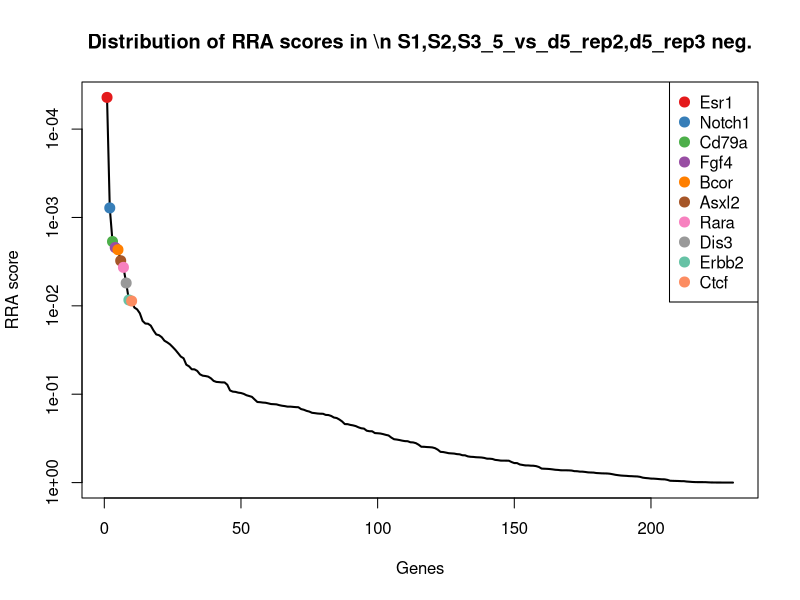
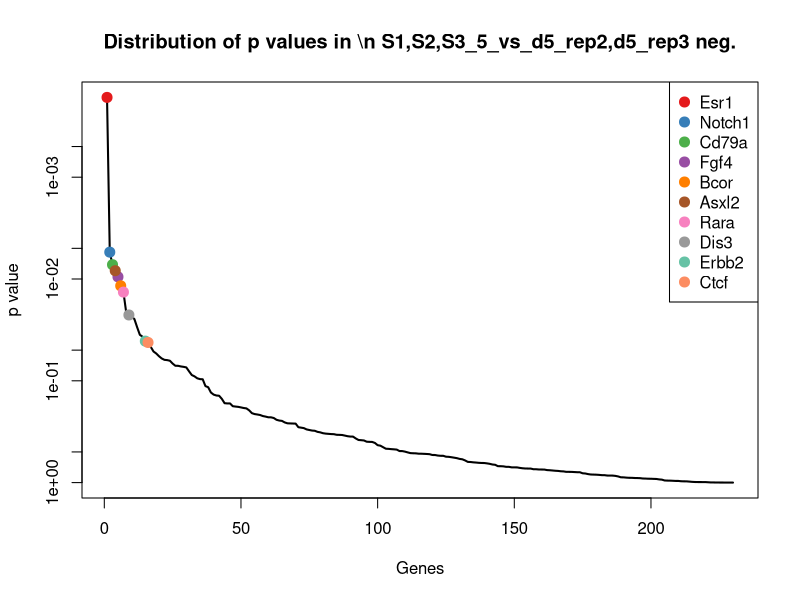
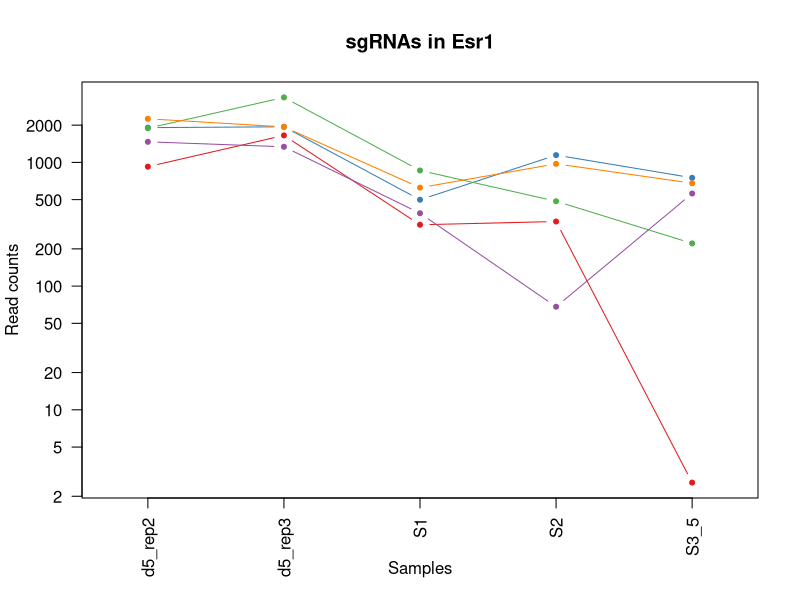
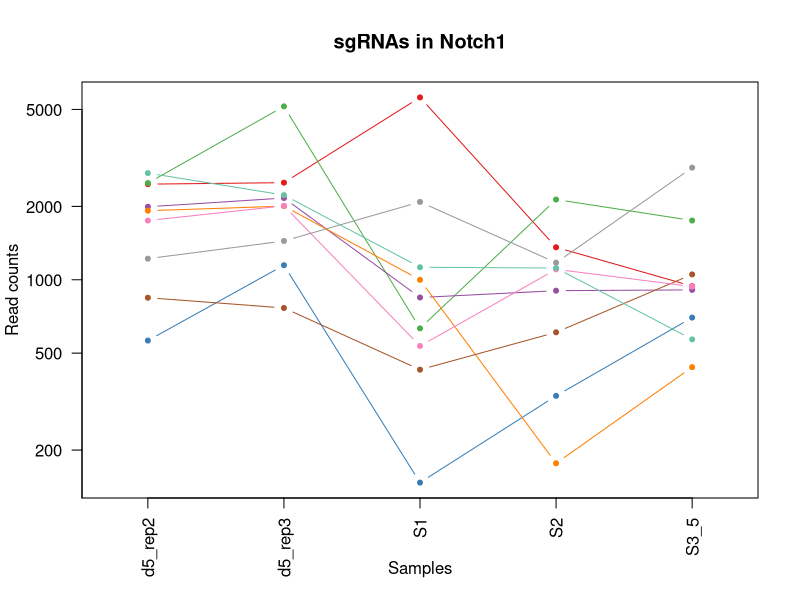
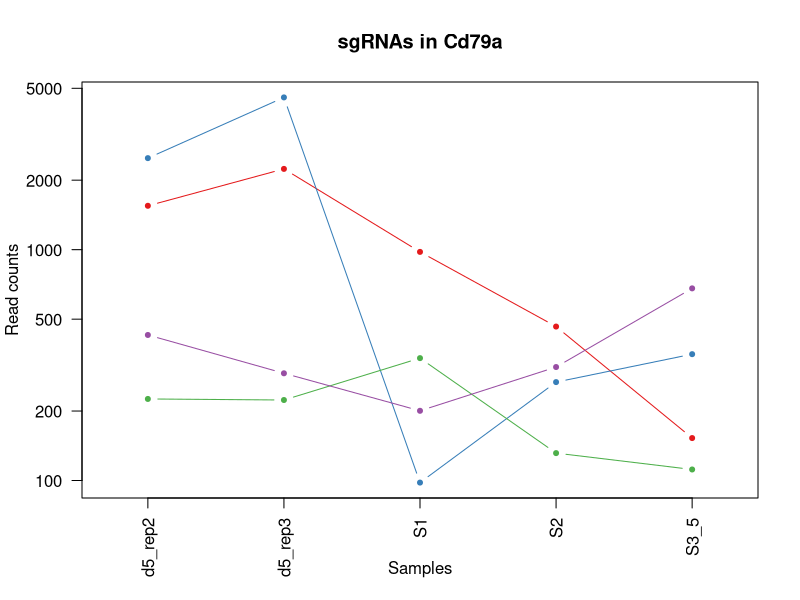
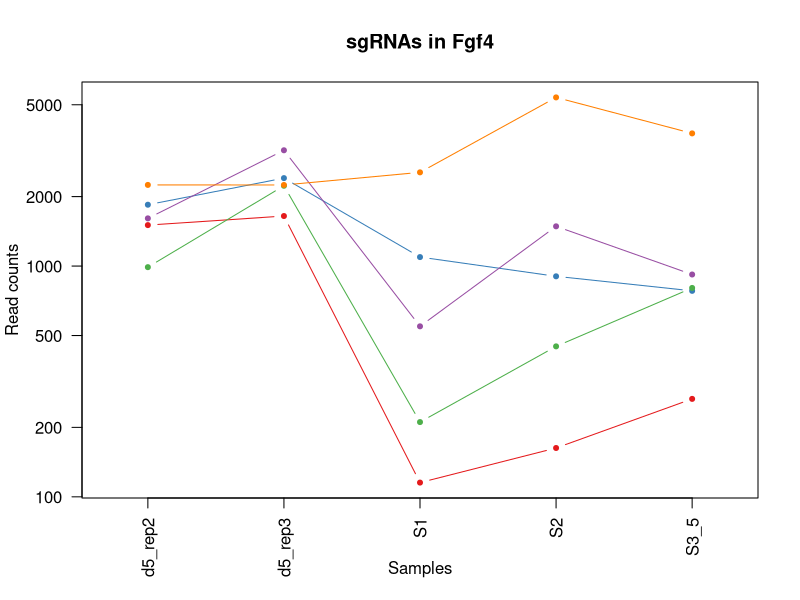
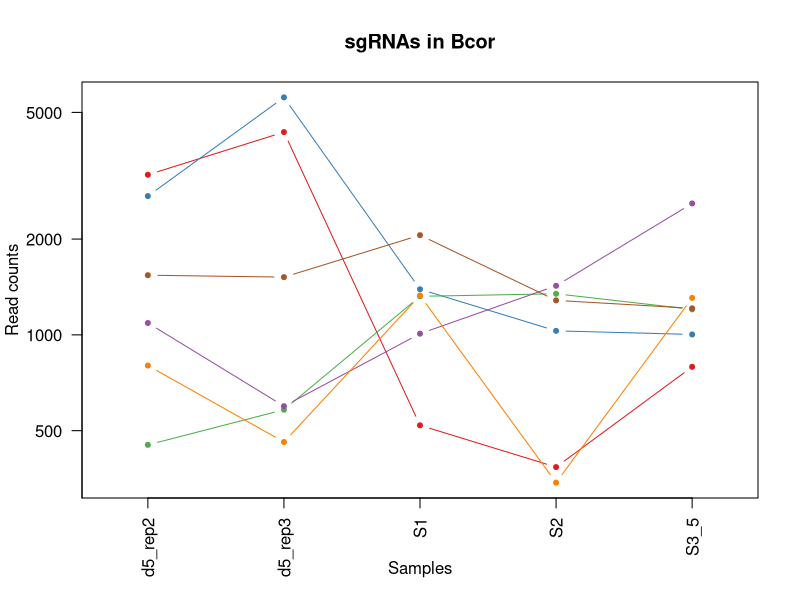
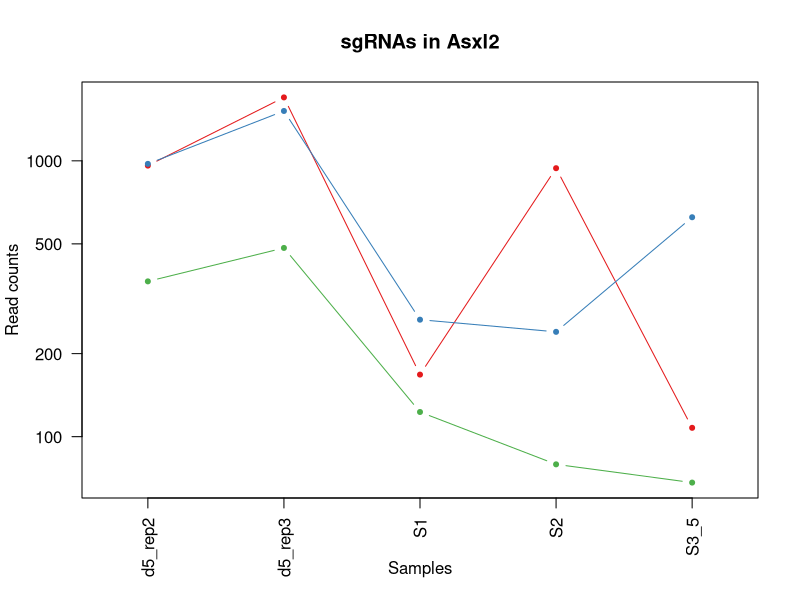

The R source for these figures, in order: (Note: this script raises an error after producing the figures.)
pdf(file='spleen_d5.pdf',width=4.5,height=4.5);
gstable=read.table('spleen_d5.gene_summary.txt',header=T)
# 
#
# parameters
# Do not modify the variables beginning with "__"

# gstablename='__GENE_SUMMARY_FILE__'
startindex=3
# outputfile='__OUTPUT_FILE__'
targetgenelist=c("Esr1","Notch1","Cd79a","Fgf4","Bcor","Asxl2","Rara","Dis3","Erbb2","Ctcf")
# samplelabel=sub('.\\w+.\\w+$','',colnames(gstable)[startindex]);
samplelabel='S1,S2,S3_5_vs_d5_rep2,d5_rep3 neg.'


# You need to write some codes in front of this code:
# gstable=read.table(gstablename,header=T)
# pdf(file=outputfile,width=6,height=6)


# set up color using RColorBrewer
#library(RColorBrewer)
#colors <- brewer.pal(length(targetgenelist), "Set1")

colors=c( "#E41A1C", "#377EB8", "#4DAF4A", "#984EA3", "#FF7F00",  "#A65628", "#F781BF",
          "#999999", "#66C2A5", "#FC8D62", "#8DA0CB", "#E78AC3", "#A6D854", "#FFD92F", "#E5C494", "#B3B3B3", 
          "#8DD3C7", "#FFFFB3", "#BEBADA", "#FB8072", "#80B1D3", "#FDB462", "#B3DE69", "#FCCDE5",
          "#D9D9D9", "#BC80BD", "#CCEBC5", "#FFED6F")

######
# function definition

plotrankedvalues<-function(val, tglist, ...){
  
  plot(val,log='y',ylim=c(max(val),min(val)),type='l',lwd=2, ...)
  if(length(tglist)>0){
    for(i in 1:length(tglist)){
      targetgene=tglist[i];
      tx=which(names(val)==targetgene);ty=val[targetgene];
      points(tx,ty,col=colors[(i %% length(colors)) ],cex=2,pch=20)
      # text(tx+50,ty,targetgene,col=colors[i])
    }
    legend('topright',tglist,pch=20,pt.cex = 2,cex=1,col=colors)
  }
}



plotrandvalues<-function(val,targetgenelist, ...){
  # choose the one with the best distance distribution
  
  mindiffvalue=0;
  randval=val;
  for(i in 1:20){
    randval0=sample(val)
    vindex=sort(which(names(randval0) %in% targetgenelist))
    if(max(vindex)>0.9*length(val)){
      # print('pass...')
      next;
    }
    mindiffind=min(diff(vindex));
    if (mindiffind > mindiffvalue){
      mindiffvalue=mindiffind;
      randval=randval0;
      # print(paste('Diff: ',mindiffvalue))
    }
  }
  plot(randval,log='y',ylim=c(max(randval),min(randval)),pch=20,col='grey', ...)
  
  if(length(targetgenelist)>0){
    for(i in 1:length(targetgenelist)){
      targetgene=targetgenelist[i];
      tx=which(names(randval)==targetgene);ty=randval[targetgene];
      points(tx,ty,col=colors[(i %% length(colors)) ],cex=2,pch=20)
      text(tx+50,ty,targetgene,col=colors[i])
    }
  }
  
}




# set.seed(1235)



pvec=gstable[,startindex]
names(pvec)=gstable[,'id']
pvec=sort(pvec);

plotrankedvalues(pvec,targetgenelist,xlab='Genes',ylab='RRA score',main=paste('Distribution of RRA scores in \\n',samplelabel))

# plotrandvalues(pvec,targetgenelist,xlab='Genes',ylab='RRA score',main=paste('Distribution of RRA scores in \\n',samplelabel))


pvec=gstable[,startindex+1]
names(pvec)=gstable[,'id']
pvec=sort(pvec);

plotrankedvalues(pvec,targetgenelist,xlab='Genes',ylab='p value',main=paste('Distribution of p values in \\n',samplelabel))

# plotrandvalues(pvec,targetgenelist,xlab='Genes',ylab='p value',main=paste('Distribution of p values in \\n',samplelabel))



# you need to write after this code:
# dev.off()






# parameters
# Do not modify the variables beginning with "__"
targetmat=list(c(922.5256658432277,1651.3341860330752,312.2971955873209,331.7023447197511,1.5803118481059382),c(1908.500149315411,1939.1814294700334,497.8751299939772,1143.7147008862498,749.8579719262676),c(1888.357667528441,3350.6429126389767,859.3366290994795,484.07223085755743,220.45350281077836),c(1465.3655500020702,1335.7122085802703,387.0823333332869,67.09291282611224,559.4303942295021),c(2249.915215604553,1934.1314778307885,623.9019361955125,972.5337176943933,677.1636269133945))
targetgene="Esr1"
collabel=c("d5_rep2","d5_rep3","S1","S2","S3_5")

# set up color using RColorBrewer
#library(RColorBrewer)
#colors <- brewer.pal(length(targetgenelist), "Set1")

colors=c( "#E41A1C", "#377EB8", "#4DAF4A", "#984EA3", "#FF7F00",  "#A65628", "#F781BF",
          "#999999", "#66C2A5", "#FC8D62", "#8DA0CB", "#E78AC3", "#A6D854", "#FFD92F", "#E5C494", "#B3B3B3", 
          "#8DD3C7", "#FFFFB3", "#BEBADA", "#FB8072", "#80B1D3", "#FDB462", "#B3DE69", "#FCCDE5",
          "#D9D9D9", "#BC80BD", "#CCEBC5", "#FFED6F")


## code

targetmatvec=unlist(targetmat)+1
yrange=range(targetmatvec[targetmatvec>0]);
# yrange[1]=1; # set the minimum value to 1
for(i in 1:length(targetmat)){
  vali=targetmat[[i]]+1;
  if(i==1){
    plot(1:length(vali),vali,type='b',las=1,pch=20,main=paste('sgRNAs in',targetgene),ylab='Read counts',xlab='Samples',xlim=c(0.7,length(vali)+0.3),ylim = yrange,col=colors[(i %% length(colors))],xaxt='n',log='y')
    axis(1,at=1:length(vali),labels=(collabel),las=2)
    # lines(0:100,rep(1,101),col='black');
  }else{
    lines(1:length(vali),vali,type='b',pch=20,col=colors[(i %% length(colors))])
  }
}




# parameters
# Do not modify the variables beginning with "__"
targetmat=list(c(2467.4540189038294,2502.2510372458373,5601.268326177026,1358.1612073024216,940.2855496230333),c(561.975241856464,1146.3390221085874,146.1080005962854,332.95641785668784,698.4978368628247),c(2492.632121137542,5145.900720390531,630.8264859868057,2133.178405929288,1749.4052158532736),c(1992.0914487313366,2163.9042774164304,844.7950745377639,901.0515488890027,907.8891567368614),c(1919.5785142982445,2004.8308007802168,998.5200799044717,175.57023917113483,436.9562260012919),c(842.9628627846961,765.0676733455991,426.55226714365784,607.5984348458202,1050.907378990449),c(1749.3745431983477,2009.8807524194617,533.8827889087016,1102.3302873673395,937.1249259268213),c(1219.6272722010358,1441.7611930044127,2085.674397137496,1173.81245617273,2884.069122793337),c(2739.377523027925,2224.503697087369,1124.546886106007,1116.1250918736428,568.1221093940848))
targetgene="Notch1"
collabel=c("d5_rep2","d5_rep3","S1","S2","S3_5")

# set up color using RColorBrewer
#library(RColorBrewer)
#colors <- brewer.pal(length(targetgenelist), "Set1")

colors=c( "#E41A1C", "#377EB8", "#4DAF4A", "#984EA3", "#FF7F00",  "#A65628", "#F781BF",
          "#999999", "#66C2A5", "#FC8D62", "#8DA0CB", "#E78AC3", "#A6D854", "#FFD92F", "#E5C494", "#B3B3B3", 
          "#8DD3C7", "#FFFFB3", "#BEBADA", "#FB8072", "#80B1D3", "#FDB462", "#B3DE69", "#FCCDE5",
          "#D9D9D9", "#BC80BD", "#CCEBC5", "#FFED6F")


## code

targetmatvec=unlist(targetmat)+1
yrange=range(targetmatvec[targetmatvec>0]);
# yrange[1]=1; # set the minimum value to 1
for(i in 1:length(targetmat)){
  vali=targetmat[[i]]+1;
  if(i==1){
    plot(1:length(vali),vali,type='b',las=1,pch=20,main=paste('sgRNAs in',targetgene),ylab='Read counts',xlab='Samples',xlim=c(0.7,length(vali)+0.3),ylim = yrange,col=colors[(i %% length(colors))],xaxt='n',log='y')
    axis(1,at=1:length(vali),labels=(collabel),las=2)
    # lines(0:100,rep(1,101),col='black');
  }else{
    lines(1:length(vali),vali,type='b',pch=20,col=colors[(i %% length(colors))])
  }
}




# parameters
# Do not modify the variables beginning with "__"
targetmat=list(c(1547.9497253286472,2237.128576185481,977.0539755514629,463.3800240981023,151.70993741817006),c(2490.617872958845,4565.15628187737,96.94369707810405,265.8635050305756,351.61938620357125),c(224.5886719247159,222.19787212677466,337.91802981510557,130.42360624141443,110.62182936741567),c(426.0134897944163,290.37221925658054,199.4270339892426,309.12902825489095,678.7439387615004))
targetgene="Cd79a"
collabel=c("d5_rep2","d5_rep3","S1","S2","S3_5")

# set up color using RColorBrewer
#library(RColorBrewer)
#colors <- brewer.pal(length(targetgenelist), "Set1")

colors=c( "#E41A1C", "#377EB8", "#4DAF4A", "#984EA3", "#FF7F00",  "#A65628", "#F781BF",
          "#999999", "#66C2A5", "#FC8D62", "#8DA0CB", "#E78AC3", "#A6D854", "#FFD92F", "#E5C494", "#B3B3B3", 
          "#8DD3C7", "#FFFFB3", "#BEBADA", "#FB8072", "#80B1D3", "#FDB462", "#B3DE69", "#FCCDE5",
          "#D9D9D9", "#BC80BD", "#CCEBC5", "#FFED6F")


## code

targetmatvec=unlist(targetmat)+1
yrange=range(targetmatvec[targetmatvec>0]);
# yrange[1]=1; # set the minimum value to 1
for(i in 1:length(targetmat)){
  vali=targetmat[[i]]+1;
  if(i==1){
    plot(1:length(vali),vali,type='b',las=1,pch=20,main=paste('sgRNAs in',targetgene),ylab='Read counts',xlab='Samples',xlim=c(0.7,length(vali)+0.3),ylim = yrange,col=colors[(i %% length(colors))],xaxt='n',log='y')
    axis(1,at=1:length(vali),labels=(collabel),las=2)
    # lines(0:100,rep(1,101),col='black');
  }else{
    lines(1:length(vali),vali,type='b',pch=20,col=colors[(i %% length(colors))])
  }
}




# parameters
# Do not modify the variables beginning with "__"
targetmat=list(c(1503.6362653973133,1646.2842343938303,114.25507155633692,161.77543466483138,264.70223455774465),c(1843.0370835077583,2403.776980280562,1092.6939570660586,901.678585457471,779.8838970402804),c(987.9887316508803,2227.0286729069912,209.81385867618235,447.7041098863938,802.7984188378166),c(1608.3771706895575,3173.894605265406,547.0394335121586,1485.4496307014942,918.1611837495501),c(2245.886719247159,2244.7035036443485,2546.15695825849,5379.346720889877,3756.401262947815))
targetgene="Fgf4"
collabel=c("d5_rep2","d5_rep3","S1","S2","S3_5")

# set up color using RColorBrewer
#library(RColorBrewer)
#colors <- brewer.pal(length(targetgenelist), "Set1")

colors=c( "#E41A1C", "#377EB8", "#4DAF4A", "#984EA3", "#FF7F00",  "#A65628", "#F781BF",
          "#999999", "#66C2A5", "#FC8D62", "#8DA0CB", "#E78AC3", "#A6D854", "#FFD92F", "#E5C494", "#B3B3B3", 
          "#8DD3C7", "#FFFFB3", "#BEBADA", "#FB8072", "#80B1D3", "#FDB462", "#B3DE69", "#FCCDE5",
          "#D9D9D9", "#BC80BD", "#CCEBC5", "#FFED6F")


## code

targetmatvec=unlist(targetmat)+1
yrange=range(targetmatvec[targetmatvec>0]);
# yrange[1]=1; # set the minimum value to 1
for(i in 1:length(targetmat)){
  vali=targetmat[[i]]+1;
  if(i==1){
    plot(1:length(vali),vali,type='b',las=1,pch=20,main=paste('sgRNAs in',targetgene),ylab='Read counts',xlab='Samples',xlim=c(0.7,length(vali)+0.3),ylim = yrange,col=colors[(i %% length(colors))],xaxt='n',log='y')
    axis(1,at=1:length(vali),labels=(collabel),las=2)
    # lines(0:100,rep(1,101),col='black');
  }else{
    lines(1:length(vali),vali,type='b',pch=20,col=colors[(i %% length(colors))])
  }
}




# parameters
# Do not modify the variables beginning with "__"
targetmat=list(c(3183.519246430614,4335.383482291728,518.6487793678567,383.1193433341549,792.526391825128),c(2728.2991580450916,5572.621633906723,1389.7571431125345,1028.3399722880754,1001.9177116991648),c(450.1844679387803,580.7444385131611,1320.511645199603,1344.9934393645865,1201.8271604845659),c(1088.7011405857304,595.8942934308957,1007.5219946331528,1425.2541201285337,2586.9704953494206),c(799.6565269427105,459.5455991712839,1328.8211049491547,342.3619663837129,1305.337586535505),c(1538.8856085245109,1517.5104675930859,2055.8988330349353,1282.2897825177527,1210.5188756491486))
targetgene="Bcor"
collabel=c("d5_rep2","d5_rep3","S1","S2","S3_5")

# set up color using RColorBrewer
#library(RColorBrewer)
#colors <- brewer.pal(length(targetgenelist), "Set1")

colors=c( "#E41A1C", "#377EB8", "#4DAF4A", "#984EA3", "#FF7F00",  "#A65628", "#F781BF",
          "#999999", "#66C2A5", "#FC8D62", "#8DA0CB", "#E78AC3", "#A6D854", "#FFD92F", "#E5C494", "#B3B3B3", 
          "#8DD3C7", "#FFFFB3", "#BEBADA", "#FB8072", "#80B1D3", "#FDB462", "#B3DE69", "#FCCDE5",
          "#D9D9D9", "#BC80BD", "#CCEBC5", "#FFED6F")


## code

targetmatvec=unlist(targetmat)+1
yrange=range(targetmatvec[targetmatvec>0]);
# yrange[1]=1; # set the minimum value to 1
for(i in 1:length(targetmat)){
  vali=targetmat[[i]]+1;
  if(i==1){
    plot(1:length(vali),vali,type='b',las=1,pch=20,main=paste('sgRNAs in',targetgene),ylab='Read counts',xlab='Samples',xlim=c(0.7,length(vali)+0.3),ylim = yrange,col=colors[(i %% length(colors))],xaxt='n',log='y')
    axis(1,at=1:length(vali),labels=(collabel),las=2)
    # lines(0:100,rep(1,101),col='black');
  }else{
    lines(1:length(vali),vali,type='b',pch=20,col=colors[(i %% length(colors))])
  }
}




# parameters
# Do not modify the variables beginning with "__"
targetmat=list(c(959.7892571491222,1696.7837507862791,166.88164997016483,939.3007795655714,106.67104974715083),c(973.8889944000013,1514.9854917734635,264.5178020273982,238.90093258643702,623.4330240777927),c(364.57892034415767,482.2703815478859,121.87207632675938,78.37957105854234,67.16325354450237))
targetgene="Asxl2"
collabel=c("d5_rep2","d5_rep3","S1","S2","S3_5")

# set up color using RColorBrewer
#library(RColorBrewer)
#colors <- brewer.pal(length(targetgenelist), "Set1")

colors=c( "#E41A1C", "#377EB8", "#4DAF4A", "#984EA3", "#FF7F00",  "#A65628", "#F781BF",
          "#999999", "#66C2A5", "#FC8D62", "#8DA0CB", "#E78AC3", "#A6D854", "#FFD92F", "#E5C494", "#B3B3B3", 
          "#8DD3C7", "#FFFFB3", "#BEBADA", "#FB8072", "#80B1D3", "#FDB462", "#B3DE69", "#FCCDE5",
          "#D9D9D9", "#BC80BD", "#CCEBC5", "#FFED6F")


## code

targetmatvec=unlist(targetmat)+1
yrange=range(targetmatvec[targetmatvec>0]);
# yrange[1]=1; # set the minimum value to 1
for(i in 1:length(targetmat)){
  vali=targetmat[[i]]+1;
  if(i==1){
    plot(1:length(vali),vali,type='b',las=1,pch=20,main=paste('sgRNAs in',targetgene),ylab='Read counts',xlab='Samples',xlim=c(0.7,length(vali)+0.3),ylim = yrange,col=colors[(i %% length(colors))],xaxt='n',log='y')
    axis(1,at=1:length(vali),labels=(collabel),las=2)
    # lines(0:100,rep(1,101),col='black');
  }else{
    lines(1:length(vali),vali,type='b',pch=20,col=colors[(i %% length(colors))])
  }
}




# parameters
# Do not modify the variables beginning with "__"
targetmat=list(c(612.3314463238892,340.8717356490293,640.520855694616,242.66315199724707,488.3163610647349),c(4435.374489490802,5878.143708081038,222.9705032796393,770.0009060791199,963.9902273446223),c(288.03748955367155,201.99806556979513,106.63806678591446,12.540731369366773,0.7901559240529691),c(1457.3085572872822,1931.606502011166,365.61622898027815,158.6402518224897,1091.2053311171503))
targetgene="Rara"
collabel=c("d5_rep2","d5_rep3","S1","S2","S3_5")

# set up color using RColorBrewer
#library(RColorBrewer)
#colors <- brewer.pal(length(targetgenelist), "Set1")

colors=c( "#E41A1C", "#377EB8", "#4DAF4A", "#984EA3", "#FF7F00",  "#A65628", "#F781BF",
          "#999999", "#66C2A5", "#FC8D62", "#8DA0CB", "#E78AC3", "#A6D854", "#FFD92F", "#E5C494", "#B3B3B3", 
          "#8DD3C7", "#FFFFB3", "#BEBADA", "#FB8072", "#80B1D3", "#FDB462", "#B3DE69", "#FCCDE5",
          "#D9D9D9", "#BC80BD", "#CCEBC5", "#FFED6F")


## code

targetmatvec=unlist(targetmat)+1
yrange=range(targetmatvec[targetmatvec>0]);
# yrange[1]=1; # set the minimum value to 1
for(i in 1:length(targetmat)){
  vali=targetmat[[i]]+1;
  if(i==1){
    plot(1:length(vali),vali,type='b',las=1,pch=20,main=paste('sgRNAs in',targetgene),ylab='Read counts',xlab='Samples',xlim=c(0.7,length(vali)+0.3),ylim = yrange,col=colors[(i %% length(colors))],xaxt='n',log='y')
    axis(1,at=1:length(vali),labels=(collabel),las=2)
    # lines(0:100,rep(1,101),col='black');
  }else{
    lines(1:length(vali),vali,type='b',pch=20,col=colors[(i %% length(colors))])
  }
}




# parameters
# Do not modify the variables beginning with "__"
targetmat=list(c(162.1469783851088,100.99903278489757,20.77364937387944,1.881109705405016,3.9507796202648455),c(369.61454079090015,593.3693176112732,162.72692009538895,678.4535670827424,175.41461513975915),c(1949.7922369786995,3231.969049116722,1054.608933213946,1194.504662932185,2506.374591096018),c(818.791884640332,1068.0647717002919,806.7100506856516,578.1277161278083,521.5029098749596),c(152.07573749162378,320.67192909204977,191.81002921882015,11.913694800898435,125.63479192442209))
targetgene="Dis3"
collabel=c("d5_rep2","d5_rep3","S1","S2","S3_5")

# set up color using RColorBrewer
#library(RColorBrewer)
#colors <- brewer.pal(length(targetgenelist), "Set1")

colors=c( "#E41A1C", "#377EB8", "#4DAF4A", "#984EA3", "#FF7F00",  "#A65628", "#F781BF",
          "#999999", "#66C2A5", "#FC8D62", "#8DA0CB", "#E78AC3", "#A6D854", "#FFD92F", "#E5C494", "#B3B3B3", 
          "#8DD3C7", "#FFFFB3", "#BEBADA", "#FB8072", "#80B1D3", "#FDB462", "#B3DE69", "#FCCDE5",
          "#D9D9D9", "#BC80BD", "#CCEBC5", "#FFED6F")


## code

targetmatvec=unlist(targetmat)+1
yrange=range(targetmatvec[targetmatvec>0]);
# yrange[1]=1; # set the minimum value to 1
for(i in 1:length(targetmat)){
  vali=targetmat[[i]]+1;
  if(i==1){
    plot(1:length(vali),vali,type='b',las=1,pch=20,main=paste('sgRNAs in',targetgene),ylab='Read counts',xlab='Samples',xlim=c(0.7,length(vali)+0.3),ylim = yrange,col=colors[(i %% length(colors))],xaxt='n',log='y')
    axis(1,at=1:length(vali),labels=(collabel),las=2)
    # lines(0:100,rep(1,101),col='black');
  }else{
    lines(1:length(vali),vali,type='b',pch=20,col=colors[(i %% length(colors))])
  }
}




# parameters
# Do not modify the variables beginning with "__"
targetmat=list(c(2684.992822203106,3633.4402044366902,270.05744186043273,623.2743490575286,740.3761008376321),c(615.3528185919346,954.440859817282,97.63615205723336,250.18759081886714,738.0056330654731),c(1641.612265638058,1916.4566470934315,416.1654424567181,150.48877643240127,655.8294169639644),c(1679.8829810333011,2224.503697087369,2679.8007692304477,1534.9855196104932,1838.6928352712591),c(336.3794458423996,401.47115531996786,289.4461812760535,416.35228146297686,365.8421928365247),c(55.3918249141676,7.574927458867318,135.02872093021637,107.22325320808591,182.52601845623585),c(388.7498984885217,136.3486942596117,2109.910321407022,1471.654826195191,848.6274624328888),c(2303.292792340024,2403.776980280562,932.7368568871868,605.7173251404151,722.9926705084667))
targetgene="Erbb2"
collabel=c("d5_rep2","d5_rep3","S1","S2","S3_5")

# set up color using RColorBrewer
#library(RColorBrewer)
#colors <- brewer.pal(length(targetgenelist), "Set1")

colors=c( "#E41A1C", "#377EB8", "#4DAF4A", "#984EA3", "#FF7F00",  "#A65628", "#F781BF",
          "#999999", "#66C2A5", "#FC8D62", "#8DA0CB", "#E78AC3", "#A6D854", "#FFD92F", "#E5C494", "#B3B3B3", 
          "#8DD3C7", "#FFFFB3", "#BEBADA", "#FB8072", "#80B1D3", "#FDB462", "#B3DE69", "#FCCDE5",
          "#D9D9D9", "#BC80BD", "#CCEBC5", "#FFED6F")


## code

targetmatvec=unlist(targetmat)+1
yrange=range(targetmatvec[targetmatvec>0]);
# yrange[1]=1; # set the minimum value to 1
for(i in 1:length(targetmat)){
  vali=targetmat[[i]]+1;
  if(i==1){
    plot(1:length(vali),vali,type='b',las=1,pch=20,main=paste('sgRNAs in',targetgene),ylab='Read counts',xlab='Samples',xlim=c(0.7,length(vali)+0.3),ylim = yrange,col=colors[(i %% length(colors))],xaxt='n',log='y')
    axis(1,at=1:length(vali),labels=(collabel),las=2)
    # lines(0:100,rep(1,101),col='black');
  }else{
    lines(1:length(vali),vali,type='b',pch=20,col=colors[(i %% length(colors))])
  }
}




# parameters
# Do not modify the variables beginning with "__"
targetmat=list(c(2.0142481786970037,30.299709835469272,0.0,0.0,21.334209949430164),c(739.2290815818003,522.669994661845,3556.44877280816,1748.1779528897282,1724.9103822076315),c(19.135357697621536,0.0,0.0,0.0,0.0),c(701.9654902759058,646.3938098233444,603.1282868216331,275.26905355760067,492.26714068499973),c(3133.1630419631892,2827.972917977132,2806.520030411112,1237.7701861565006,2327.799352260047),c(1564.0637107582234,2216.9287696285014,909.8858425759195,1466.638533647444,1197.0862249402483),c(1168.263943644262,1482.1608061183717,353.1520393559505,115.37472859817431,471.72308665962254),c(554.9253732310245,696.8933262157932,366.30868395940746,171.18098319185646,576.8138245586674))
targetgene="Ctcf"
collabel=c("d5_rep2","d5_rep3","S1","S2","S3_5")

# set up color using RColorBrewer
#library(RColorBrewer)
#colors <- brewer.pal(length(targetgenelist), "Set1")

colors=c( "#E41A1C", "#377EB8", "#4DAF4A", "#984EA3", "#FF7F00",  "#A65628", "#F781BF",
          "#999999", "#66C2A5", "#FC8D62", "#8DA0CB", "#E78AC3", "#A6D854", "#FFD92F", "#E5C494", "#B3B3B3", 
          "#8DD3C7", "#FFFFB3", "#BEBADA", "#FB8072", "#80B1D3", "#FDB462", "#B3DE69", "#FCCDE5",
          "#D9D9D9", "#BC80BD", "#CCEBC5", "#FFED6F")


## code

targetmatvec=unlist(targetmat)+1
yrange=range(targetmatvec[targetmatvec>0]);
# yrange[1]=1; # set the minimum value to 1
for(i in 1:length(targetmat)){
  vali=targetmat[[i]]+1;
  if(i==1){
    plot(1:length(vali),vali,type='b',las=1,pch=20,main=paste('sgRNAs in',targetgene),ylab='Read counts',xlab='Samples',xlim=c(0.7,length(vali)+0.3),ylim = yrange,col=colors[(i %% length(colors))],xaxt='n',log='y')
    axis(1,at=1:length(vali),labels=(collabel),las=2)
    # lines(0:100,rep(1,101),col='black');
  }else{
    lines(1:length(vali),vali,type='b',pch=20,col=colors[(i %% length(colors))])
  }
}



# 
#
# parameters
# Do not modify the variables beginning with "__"

# gstablename='__GENE_SUMMARY_FILE__'
startindex=9
# outputfile='__OUTPUT_FILE__'
targetgenelist=c("ST","Ptprd","Fbxw7","Braf","Erg","Cdk12","Pax5","Abl1","Map2k4","Alk")
# samplelabel=sub('.\\w+.\\w+$','',colnames(gstable)[startindex]);
samplelabel='S1,S2,S3_5_vs_d5_rep2,d5_rep3 pos.'


# You need to write some codes in front of this code:
# gstable=read.table(gstablename,header=T)
# pdf(file=outputfile,width=6,height=6)


# set up color using RColorBrewer
#library(RColorBrewer)
#colors <- brewer.pal(length(targetgenelist), "Set1")

colors=c( "#E41A1C", "#377EB8", "#4DAF4A", "#984EA3", "#FF7F00",  "#A65628", "#F781BF",
          "#999999", "#66C2A5", "#FC8D62", "#8DA0CB", "#E78AC3", "#A6D854", "#FFD92F", "#E5C494", "#B3B3B3", 
          "#8DD3C7", "#FFFFB3", "#BEBADA", "#FB8072", "#80B1D3", "#FDB462", "#B3DE69", "#FCCDE5",
          "#D9D9D9", "#BC80BD", "#CCEBC5", "#FFED6F")

######
# function definition

plotrankedvalues<-function(val, tglist, ...){
  
  plot(val,log='y',ylim=c(max(val),min(val)),type='l',lwd=2, ...)
  if(length(tglist)>0){
    for(i in 1:length(tglist)){
      targetgene=tglist[i];
      tx=which(names(val)==targetgene);ty=val[targetgene];
      points(tx,ty,col=colors[(i %% length(colors)) ],cex=2,pch=20)
      # text(tx+50,ty,targetgene,col=colors[i])
    }
    legend('topright',tglist,pch=20,pt.cex = 2,cex=1,col=colors)
  }
}



plotrandvalues<-function(val,targetgenelist, ...){
  # choose the one with the best distance distribution
  
  mindiffvalue=0;
  randval=val;
  for(i in 1:20){
    randval0=sample(val)
    vindex=sort(which(names(randval0) %in% targetgenelist))
    if(max(vindex)>0.9*length(val)){
      # print('pass...')
      next;
    }
    mindiffind=min(diff(vindex));
    if (mindiffind > mindiffvalue){
      mindiffvalue=mindiffind;
      randval=randval0;
      # print(paste('Diff: ',mindiffvalue))
    }
  }
  plot(randval,log='y',ylim=c(max(randval),min(randval)),pch=20,col='grey', ...)
  
  if(length(targetgenelist)>0){
    for(i in 1:length(targetgenelist)){
      targetgene=targetgenelist[i];
      tx=which(names(randval)==targetgene);ty=randval[targetgene];
      points(tx,ty,col=colors[(i %% length(colors)) ],cex=2,pch=20)
      text(tx+50,ty,targetgene,col=colors[i])
    }
  }
  
}




# set.seed(1235)



pvec=gstable[,startindex]
names(pvec)=gstable[,'id']
pvec=sort(pvec);

plotrankedvalues(pvec,targetgenelist,xlab='Genes',ylab='RRA score',main=paste('Distribution of RRA scores in \\n',samplelabel))

# plotrandvalues(pvec,targetgenelist,xlab='Genes',ylab='RRA score',main=paste('Distribution of RRA scores in \\n',samplelabel))


pvec=gstable[,startindex+1]
names(pvec)=gstable[,'id']
pvec=sort(pvec);

plotrankedvalues(pvec,targetgenelist,xlab='Genes',ylab='p value',main=paste('Distribution of p values in \\n',samplelabel))

# plotrandvalues(pvec,targetgenelist,xlab='Genes',ylab='p value',main=paste('Distribution of p values in \\n',samplelabel))



# you need to write after this code:
# dev.off()






# parameters
# Do not modify the variables beginning with "__"
targetmat=list(c(168.1897229211998,111.09893606338733,239.58942277874286,251.4416639558038,654.2491051158584),c(2.0142481786970037,5.049951639244878,162.03446511625964,571.2303138746565,516.7619743306418),c(35.24934312719756,5.049951639244878,165.4967400119062,239.52796915490538,69.53372131666129),c(262.85938731995896,780.2175282633337,967.3596058436525,674.0643111034641,466.19199519125175),c(911.4473008603942,1330.6622569410254,893.9593780559452,516.678132417911,911.8399363571264),c(273.9377523027925,277.7473401584683,1001.9823548001183,578.7547526962766,563.3811738497669),c(39.277839484591574,10.099903278489757,352.45958437682117,158.6402518224897,240.99755683615558),c(194.37494924426085,70.69932294942829,29.77556410256053,173.68912946572982,162.77212035491164),c(18.12823360827303,5.049951639244878,845.4875295168932,664.0317260079706,662.1506643563881),c(9.064116804136516,2.524975819622439,302.6028258795105,304.7397722756126,214.9224113424076),c(646.5736653617382,320.67192909204977,1263.0378819318698,3121.3880378353897,1228.6924619023669),c(270.916380034747,156.54850081659123,1695.1297889085622,3306.990862102018,1867.9286044612188),c(39.277839484591574,148.97357335772392,319.22174537861406,255.83091993508216,64.0026298482905),c(4.028496357394007,5.049951639244878,560.1960781156156,459.6178046872922,75.85496870908503),c(390.7641466672187,252.4975819622439,704.9191687536423,1274.7653436961325,753.0185956224796),c(499.5335483168569,209.57299302866247,3694.247313654894,2876.2167395642696,666.101443976653),c(100.71240893485019,42.92458893358147,950.0482313654197,758.7142478466898,343.71782696304155),c(75.53430670113764,17.674830737357073,282.52163148476035,760.5953575520948,579.9744482548793),c(193.36782515491234,257.5475336014888,141.9532707215095,185.60282426662823,312.9017459249758),c(230.63141646080692,159.07347663621368,454.2504663088304,920.4896825115212,298.67893929202233),c(352.4934312719756,454.4956475320391,1005.4446296957649,1405.188949937547,1088.0447074209385),c(6.042744536091011,0.0,63.70585807989695,6.897402253151725,13.432650708900475),c(52.3704526461221,20.199806556979514,223.66295825876864,30.724791854948595,41.87826397480736),c(0.0,0.0,9.694369707810406,10.659621663961758,0.0),c(316.23696405542955,310.57202581356,1461.0800059628539,2389.6363624328387,1649.8455694225995),c(434.0704825092043,204.52304138941759,1156.3998151459555,808.8771733241568,446.4380970899275))
targetgene="ST"
collabel=c("d5_rep2","d5_rep3","S1","S2","S3_5")

# set up color using RColorBrewer
#library(RColorBrewer)
#colors <- brewer.pal(length(targetgenelist), "Set1")

colors=c( "#E41A1C", "#377EB8", "#4DAF4A", "#984EA3", "#FF7F00",  "#A65628", "#F781BF",
          "#999999", "#66C2A5", "#FC8D62", "#8DA0CB", "#E78AC3", "#A6D854", "#FFD92F", "#E5C494", "#B3B3B3", 
          "#8DD3C7", "#FFFFB3", "#BEBADA", "#FB8072", "#80B1D3", "#FDB462", "#B3DE69", "#FCCDE5",
          "#D9D9D9", "#BC80BD", "#CCEBC5", "#FFED6F")


## code

targetmatvec=unlist(targetmat)+1
yrange=range(targetmatvec[targetmatvec>0]);
# yrange[1]=1; # set the minimum value to 1
for(i in 1:length(targetmat)){
  vali=targetmat[[i]]+1;
  if(i==1){
    plot(1:length(vali),vali,type='b',las=1,pch=20,main=paste('sgRNAs in',targetgene),ylab='Read counts',xlab='Samples',xlim=c(0.7,length(vali)+0.3),ylim = yrange,col=colors[(i %% length(colors))],xaxt='n',log='y')
    axis(1,at=1:length(vali),labels=(collabel),las=2)
    # lines(0:100,rep(1,101),col='black');
  }else{
    lines(1:length(vali),vali,type='b',pch=20,col=colors[(i %% length(colors))])
  }
}




# parameters
# Do not modify the variables beginning with "__"
targetmat=list(c(196.38919742295786,40.39961311395903,1794.1508509240543,1117.3791650105795,942.6560173951921),c(100.71240893485019,27.774734015846832,220.20068336312207,504.7644376170126,212.55194357024868),c(41.29208766328858,7.574927458867318,247.20642754916534,503.51036448007596,437.74638192534485),c(0.0,0.0,38.77747883124162,64.58476655223888,14.222806632953443))
targetgene="Ptprd"
collabel=c("d5_rep2","d5_rep3","S1","S2","S3_5")

# set up color using RColorBrewer
#library(RColorBrewer)
#colors <- brewer.pal(length(targetgenelist), "Set1")

colors=c( "#E41A1C", "#377EB8", "#4DAF4A", "#984EA3", "#FF7F00",  "#A65628", "#F781BF",
          "#999999", "#66C2A5", "#FC8D62", "#8DA0CB", "#E78AC3", "#A6D854", "#FFD92F", "#E5C494", "#B3B3B3", 
          "#8DD3C7", "#FFFFB3", "#BEBADA", "#FB8072", "#80B1D3", "#FDB462", "#B3DE69", "#FCCDE5",
          "#D9D9D9", "#BC80BD", "#CCEBC5", "#FFED6F")


## code

targetmatvec=unlist(targetmat)+1
yrange=range(targetmatvec[targetmatvec>0]);
# yrange[1]=1; # set the minimum value to 1
for(i in 1:length(targetmat)){
  vali=targetmat[[i]]+1;
  if(i==1){
    plot(1:length(vali),vali,type='b',las=1,pch=20,main=paste('sgRNAs in',targetgene),ylab='Read counts',xlab='Samples',xlim=c(0.7,length(vali)+0.3),ylim = yrange,col=colors[(i %% length(colors))],xaxt='n',log='y')
    axis(1,at=1:length(vali),labels=(collabel),las=2)
    # lines(0:100,rep(1,101),col='black');
  }else{
    lines(1:length(vali),vali,type='b',pch=20,col=colors[(i %% length(colors))])
  }
}




# parameters
# Do not modify the variables beginning with "__"
targetmat=list(c(419.9707452583253,260.07250942111125,907.1160226594022,599.4469594557318,689.806121698242),c(273.9377523027925,184.32323483243806,2168.076539653884,3155.8750491011483,2157.9158285886588),c(395.7997671139612,201.99806556979513,1092.0015020869291,647.7287752277938,357.940633595995),c(1152.1499582146862,1608.4095970994938,784.5514913535135,937.4196698601663,417.99248382402067),c(902.3831840562576,979.6906180135064,1752.6035521762954,2341.9815832292447,982.9539695218936),c(2276.100441927614,2244.7035036443485,1020.6786392366098,1035.2373745412272,579.1842923308263),c(394.79264302461274,350.97163892751905,632.2113959450643,1193.877626363717,660.5703525082821),c(816.777636461635,1083.2146266180264,2188.8501890277635,1380.7345237672816,3841.738102745536),c(919.5042935751821,436.820816794682,2051.7441031601593,607.5984348458202,1653.7963490428642),c(464.28420518965936,459.5455991712839,723.6154531901338,1610.2299078266938,338.18673549467076),c(229.6242923714584,75.74927458867317,794.9383160404532,1149.9850665709332,249.68927200073824),c(312.2084676980356,411.57105859845757,672.3737847345645,791.3201494070433,117.7332326838924))
targetgene="Fbxw7"
collabel=c("d5_rep2","d5_rep3","S1","S2","S3_5")

# set up color using RColorBrewer
#library(RColorBrewer)
#colors <- brewer.pal(length(targetgenelist), "Set1")

colors=c( "#E41A1C", "#377EB8", "#4DAF4A", "#984EA3", "#FF7F00",  "#A65628", "#F781BF",
          "#999999", "#66C2A5", "#FC8D62", "#8DA0CB", "#E78AC3", "#A6D854", "#FFD92F", "#E5C494", "#B3B3B3", 
          "#8DD3C7", "#FFFFB3", "#BEBADA", "#FB8072", "#80B1D3", "#FDB462", "#B3DE69", "#FCCDE5",
          "#D9D9D9", "#BC80BD", "#CCEBC5", "#FFED6F")


## code

targetmatvec=unlist(targetmat)+1
yrange=range(targetmatvec[targetmatvec>0]);
# yrange[1]=1; # set the minimum value to 1
for(i in 1:length(targetmat)){
  vali=targetmat[[i]]+1;
  if(i==1){
    plot(1:length(vali),vali,type='b',las=1,pch=20,main=paste('sgRNAs in',targetgene),ylab='Read counts',xlab='Samples',xlim=c(0.7,length(vali)+0.3),ylim = yrange,col=colors[(i %% length(colors))],xaxt='n',log='y')
    axis(1,at=1:length(vali),labels=(collabel),las=2)
    # lines(0:100,rep(1,101),col='black');
  }else{
    lines(1:length(vali),vali,type='b',pch=20,col=colors[(i %% length(colors))])
  }
}




# parameters
# Do not modify the variables beginning with "__"
targetmat=list(c(201.42481786970038,156.54850081659123,495.10531007746,546.7758877043913,440.9070056215567),c(225.5957960140644,50.49951639244878,1452.7705462133022,2594.050283753517,1009.0291150156415),c(122.86913890051723,42.92458893358147,370.4634138341833,615.7499102359086,437.74638192534485),c(486.4409351553264,330.7718323705395,938.9689516993507,569.3492041692515,1834.7420556509942),c(735.2005852244064,540.344825399202,817.7893303517205,516.678132417911,917.3710278254971),c(251.78102233712545,80.79922622791806,2065.5932027427457,1408.9511693483569,2879.3281872490193),c(3679.024298390077,3635.9651802563126,1419.5327072150951,2216.574269535577,1976.1799660564757),c(575.0678550179946,689.318398756926,621.1321162789952,985.0744490637601,529.4044691154893),c(539.818511890797,358.54656638638636,2181.2331842573412,12797.816362438793,6278.578972524892),c(230.63141646080692,58.074443851316104,1074.6901276086962,535.4892294719613,354.7800098997831),c(273.9377523027925,199.4730897501727,548.4243434704172,216.32761612157685,746.6973482300558))
targetgene="Braf"
collabel=c("d5_rep2","d5_rep3","S1","S2","S3_5")

# set up color using RColorBrewer
#library(RColorBrewer)
#colors <- brewer.pal(length(targetgenelist), "Set1")

colors=c( "#E41A1C", "#377EB8", "#4DAF4A", "#984EA3", "#FF7F00",  "#A65628", "#F781BF",
          "#999999", "#66C2A5", "#FC8D62", "#8DA0CB", "#E78AC3", "#A6D854", "#FFD92F", "#E5C494", "#B3B3B3", 
          "#8DD3C7", "#FFFFB3", "#BEBADA", "#FB8072", "#80B1D3", "#FDB462", "#B3DE69", "#FCCDE5",
          "#D9D9D9", "#BC80BD", "#CCEBC5", "#FFED6F")


## code

targetmatvec=unlist(targetmat)+1
yrange=range(targetmatvec[targetmatvec>0]);
# yrange[1]=1; # set the minimum value to 1
for(i in 1:length(targetmat)){
  vali=targetmat[[i]]+1;
  if(i==1){
    plot(1:length(vali),vali,type='b',las=1,pch=20,main=paste('sgRNAs in',targetgene),ylab='Read counts',xlab='Samples',xlim=c(0.7,length(vali)+0.3),ylim = yrange,col=colors[(i %% length(colors))],xaxt='n',log='y')
    axis(1,at=1:length(vali),labels=(collabel),las=2)
    # lines(0:100,rep(1,101),col='black');
  }else{
    lines(1:length(vali),vali,type='b',pch=20,col=colors[(i %% length(colors))])
  }
}




# parameters
# Do not modify the variables beginning with "__"
targetmat=list(c(77.54855487983464,98.47405696527512,477.1014806200978,495.98592565845587,230.72552982346699),c(32.22797085915206,0.0,763.0853870005047,379.9841604918132,237.04677721589073),c(90.64116804136516,42.92458893358147,853.1045342873157,1013.9181312133036,1159.1587405857056))
targetgene="Erg"
collabel=c("d5_rep2","d5_rep3","S1","S2","S3_5")

# set up color using RColorBrewer
#library(RColorBrewer)
#colors <- brewer.pal(length(targetgenelist), "Set1")

colors=c( "#E41A1C", "#377EB8", "#4DAF4A", "#984EA3", "#FF7F00",  "#A65628", "#F781BF",
          "#999999", "#66C2A5", "#FC8D62", "#8DA0CB", "#E78AC3", "#A6D854", "#FFD92F", "#E5C494", "#B3B3B3", 
          "#8DD3C7", "#FFFFB3", "#BEBADA", "#FB8072", "#80B1D3", "#FDB462", "#B3DE69", "#FCCDE5",
          "#D9D9D9", "#BC80BD", "#CCEBC5", "#FFED6F")


## code

targetmatvec=unlist(targetmat)+1
yrange=range(targetmatvec[targetmatvec>0]);
# yrange[1]=1; # set the minimum value to 1
for(i in 1:length(targetmat)){
  vali=targetmat[[i]]+1;
  if(i==1){
    plot(1:length(vali),vali,type='b',las=1,pch=20,main=paste('sgRNAs in',targetgene),ylab='Read counts',xlab='Samples',xlim=c(0.7,length(vali)+0.3),ylim = yrange,col=colors[(i %% length(colors))],xaxt='n',log='y')
    axis(1,at=1:length(vali),labels=(collabel),las=2)
    # lines(0:100,rep(1,101),col='black');
  }else{
    lines(1:length(vali),vali,type='b',pch=20,col=colors[(i %% length(colors))])
  }
}




# parameters
# Do not modify the variables beginning with "__"
targetmat=list(c(155.09710975966928,70.69932294942829,906.4235676802729,2446.069653594989,1339.3142912697826),c(54.3847008248191,37.87463729433659,666.83414490153,174.31616603419815,861.2699572177363))
targetgene="Cdk12"
collabel=c("d5_rep2","d5_rep3","S1","S2","S3_5")

# set up color using RColorBrewer
#library(RColorBrewer)
#colors <- brewer.pal(length(targetgenelist), "Set1")

colors=c( "#E41A1C", "#377EB8", "#4DAF4A", "#984EA3", "#FF7F00",  "#A65628", "#F781BF",
          "#999999", "#66C2A5", "#FC8D62", "#8DA0CB", "#E78AC3", "#A6D854", "#FFD92F", "#E5C494", "#B3B3B3", 
          "#8DD3C7", "#FFFFB3", "#BEBADA", "#FB8072", "#80B1D3", "#FDB462", "#B3DE69", "#FCCDE5",
          "#D9D9D9", "#BC80BD", "#CCEBC5", "#FFED6F")


## code

targetmatvec=unlist(targetmat)+1
yrange=range(targetmatvec[targetmatvec>0]);
# yrange[1]=1; # set the minimum value to 1
for(i in 1:length(targetmat)){
  vali=targetmat[[i]]+1;
  if(i==1){
    plot(1:length(vali),vali,type='b',las=1,pch=20,main=paste('sgRNAs in',targetgene),ylab='Read counts',xlab='Samples',xlim=c(0.7,length(vali)+0.3),ylim = yrange,col=colors[(i %% length(colors))],xaxt='n',log='y')
    axis(1,at=1:length(vali),labels=(collabel),las=2)
    # lines(0:100,rep(1,101),col='black');
  }else{
    lines(1:length(vali),vali,type='b',pch=20,col=colors[(i %% length(colors))])
  }
}




# parameters
# Do not modify the variables beginning with "__"
targetmat=list(c(1190.4206736099293,1749.8082429983504,4693.459848538495,836.4667823367638,6743.980811792091),c(857.0626000355751,790.3174315418235,4775.861991054883,11792.049706615577,4940.054837179163),c(341.41506628914215,68.17434712980585,2544.079593321102,6729.356452802211,4472.282530139805))
targetgene="Pax5"
collabel=c("d5_rep2","d5_rep3","S1","S2","S3_5")

# set up color using RColorBrewer
#library(RColorBrewer)
#colors <- brewer.pal(length(targetgenelist), "Set1")

colors=c( "#E41A1C", "#377EB8", "#4DAF4A", "#984EA3", "#FF7F00",  "#A65628", "#F781BF",
          "#999999", "#66C2A5", "#FC8D62", "#8DA0CB", "#E78AC3", "#A6D854", "#FFD92F", "#E5C494", "#B3B3B3", 
          "#8DD3C7", "#FFFFB3", "#BEBADA", "#FB8072", "#80B1D3", "#FDB462", "#B3DE69", "#FCCDE5",
          "#D9D9D9", "#BC80BD", "#CCEBC5", "#FFED6F")


## code

targetmatvec=unlist(targetmat)+1
yrange=range(targetmatvec[targetmatvec>0]);
# yrange[1]=1; # set the minimum value to 1
for(i in 1:length(targetmat)){
  vali=targetmat[[i]]+1;
  if(i==1){
    plot(1:length(vali),vali,type='b',las=1,pch=20,main=paste('sgRNAs in',targetgene),ylab='Read counts',xlab='Samples',xlim=c(0.7,length(vali)+0.3),ylim = yrange,col=colors[(i %% length(colors))],xaxt='n',log='y')
    axis(1,at=1:length(vali),labels=(collabel),las=2)
    # lines(0:100,rep(1,101),col='black');
  }else{
    lines(1:length(vali),vali,type='b',pch=20,col=colors[(i %% length(colors))])
  }
}




# parameters
# Do not modify the variables beginning with "__"
targetmat=list(c(21.14960587631854,10.099903278489757,416.1654424567181,155.505068980148,61.632162076131586),c(1.0071240893485018,7.574927458867318,38.77747883124162,283.4205289476891,4.740935544317814),c(1.0071240893485018,0.0,36.700113893853676,186.85689740356491,19.75389810132423))
targetgene="Abl1"
collabel=c("d5_rep2","d5_rep3","S1","S2","S3_5")

# set up color using RColorBrewer
#library(RColorBrewer)
#colors <- brewer.pal(length(targetgenelist), "Set1")

colors=c( "#E41A1C", "#377EB8", "#4DAF4A", "#984EA3", "#FF7F00",  "#A65628", "#F781BF",
          "#999999", "#66C2A5", "#FC8D62", "#8DA0CB", "#E78AC3", "#A6D854", "#FFD92F", "#E5C494", "#B3B3B3", 
          "#8DD3C7", "#FFFFB3", "#BEBADA", "#FB8072", "#80B1D3", "#FDB462", "#B3DE69", "#FCCDE5",
          "#D9D9D9", "#BC80BD", "#CCEBC5", "#FFED6F")


## code

targetmatvec=unlist(targetmat)+1
yrange=range(targetmatvec[targetmatvec>0]);
# yrange[1]=1; # set the minimum value to 1
for(i in 1:length(targetmat)){
  vali=targetmat[[i]]+1;
  if(i==1){
    plot(1:length(vali),vali,type='b',las=1,pch=20,main=paste('sgRNAs in',targetgene),ylab='Read counts',xlab='Samples',xlim=c(0.7,length(vali)+0.3),ylim = yrange,col=colors[(i %% length(colors))],xaxt='n',log='y')
    axis(1,at=1:length(vali),labels=(collabel),las=2)
    # lines(0:100,rep(1,101),col='black');
  }else{
    lines(1:length(vali),vali,type='b',pch=20,col=colors[(i %% length(colors))])
  }
}




# parameters
# Do not modify the variables beginning with "__"
targetmat=list(c(58.4131971822131,17.674830737357073,1104.4656917112568,356.15677089001633,164.35243220301757),c(84.59842350527416,5.049951639244878,277.6744466308552,643.9665558169838,91.65808719014441),c(160.1327302064118,25.24975819622439,346.91994454378664,1136.1902620646297,300.25925114012824),c(144.01874477683577,35.349661474714146,144.72309063802675,311.6371745287643,200.69960470945415),c(26.18522632306105,12.624879098112196,1094.078867024317,685.9780059043625,349.24891843141233))
targetgene="Map2k4"
collabel=c("d5_rep2","d5_rep3","S1","S2","S3_5")

# set up color using RColorBrewer
#library(RColorBrewer)
#colors <- brewer.pal(length(targetgenelist), "Set1")

colors=c( "#E41A1C", "#377EB8", "#4DAF4A", "#984EA3", "#FF7F00",  "#A65628", "#F781BF",
          "#999999", "#66C2A5", "#FC8D62", "#8DA0CB", "#E78AC3", "#A6D854", "#FFD92F", "#E5C494", "#B3B3B3", 
          "#8DD3C7", "#FFFFB3", "#BEBADA", "#FB8072", "#80B1D3", "#FDB462", "#B3DE69", "#FCCDE5",
          "#D9D9D9", "#BC80BD", "#CCEBC5", "#FFED6F")


## code

targetmatvec=unlist(targetmat)+1
yrange=range(targetmatvec[targetmatvec>0]);
# yrange[1]=1; # set the minimum value to 1
for(i in 1:length(targetmat)){
  vali=targetmat[[i]]+1;
  if(i==1){
    plot(1:length(vali),vali,type='b',las=1,pch=20,main=paste('sgRNAs in',targetgene),ylab='Read counts',xlab='Samples',xlim=c(0.7,length(vali)+0.3),ylim = yrange,col=colors[(i %% length(colors))],xaxt='n',log='y')
    axis(1,at=1:length(vali),labels=(collabel),las=2)
    # lines(0:100,rep(1,101),col='black');
  }else{
    lines(1:length(vali),vali,type='b',pch=20,col=colors[(i %% length(colors))])
  }
}




# parameters
# Do not modify the variables beginning with "__"
targetmat=list(c(40.284963573940075,40.39961311395903,327.5312051281658,415.0982083260402,681.9045624577124),c(264.873635498656,186.84821065206052,1004.0597197375063,1215.8239062601087,500.16869992552944),c(198.40344560165485,421.67096187694733,333.76329994032966,1185.7261509736284,987.6949050662114))
targetgene="Alk"
collabel=c("d5_rep2","d5_rep3","S1","S2","S3_5")

# set up color using RColorBrewer
#library(RColorBrewer)
#colors <- brewer.pal(length(targetgenelist), "Set1")

colors=c( "#E41A1C", "#377EB8", "#4DAF4A", "#984EA3", "#FF7F00",  "#A65628", "#F781BF",
          "#999999", "#66C2A5", "#FC8D62", "#8DA0CB", "#E78AC3", "#A6D854", "#FFD92F", "#E5C494", "#B3B3B3", 
          "#8DD3C7", "#FFFFB3", "#BEBADA", "#FB8072", "#80B1D3", "#FDB462", "#B3DE69", "#FCCDE5",
          "#D9D9D9", "#BC80BD", "#CCEBC5", "#FFED6F")


## code

targetmatvec=unlist(targetmat)+1
yrange=range(targetmatvec[targetmatvec>0]);
# yrange[1]=1; # set the minimum value to 1
for(i in 1:length(targetmat)){
  vali=targetmat[[i]]+1;
  if(i==1){
    plot(1:length(vali),vali,type='b',las=1,pch=20,main=paste('sgRNAs in',targetgene),ylab='Read counts',xlab='Samples',xlim=c(0.7,length(vali)+0.3),ylim = yrange,col=colors[(i %% length(colors))],xaxt='n',log='y')
    axis(1,at=1:length(vali),labels=(collabel),las=2)
    # lines(0:100,rep(1,101),col='black');
  }else{
    lines(1:length(vali),vali,type='b',pch=20,col=colors[(i %% length(colors))])
  }
}



dev.off()
Sweave("spleen_d5_summary.Rnw");
library(tools);

texi2dvi("spleen_d5_summary.tex",pdf=TRUE);
